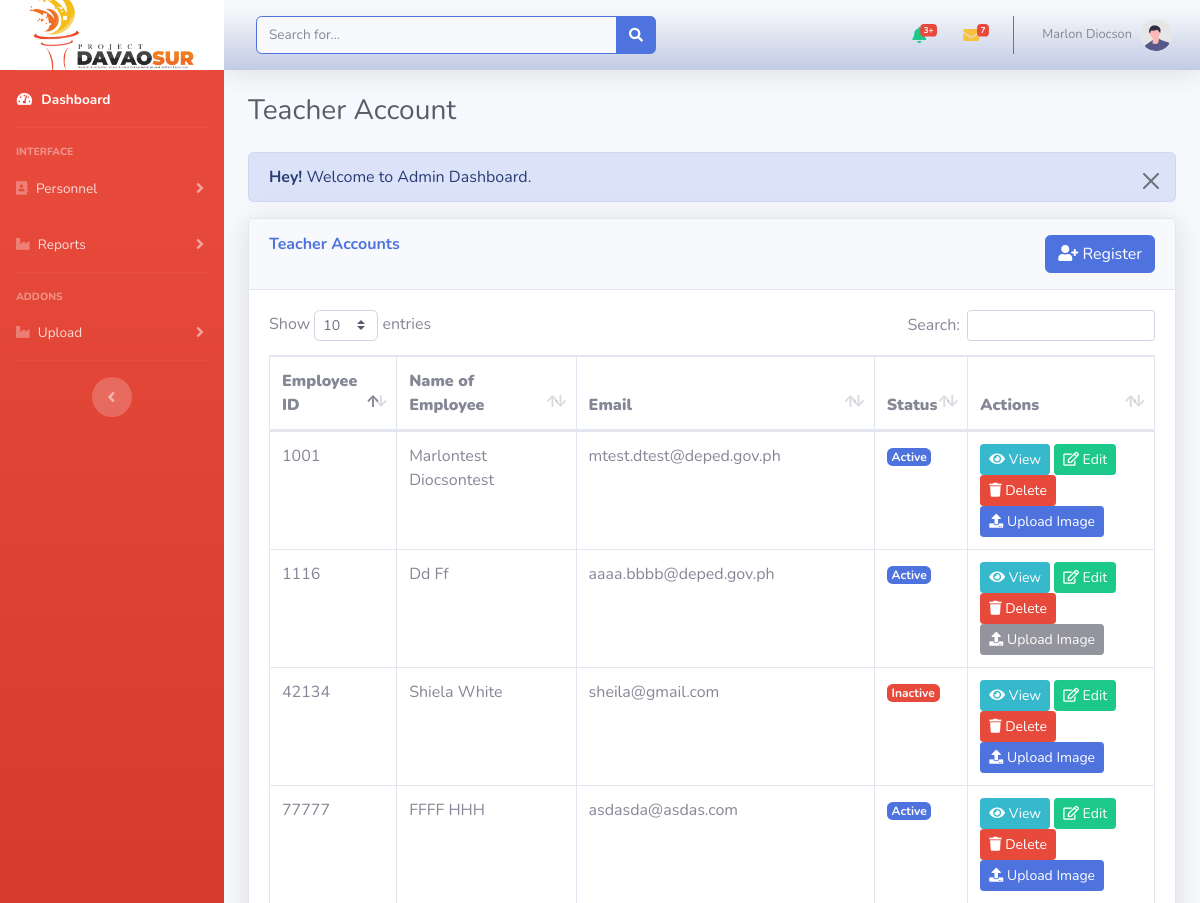
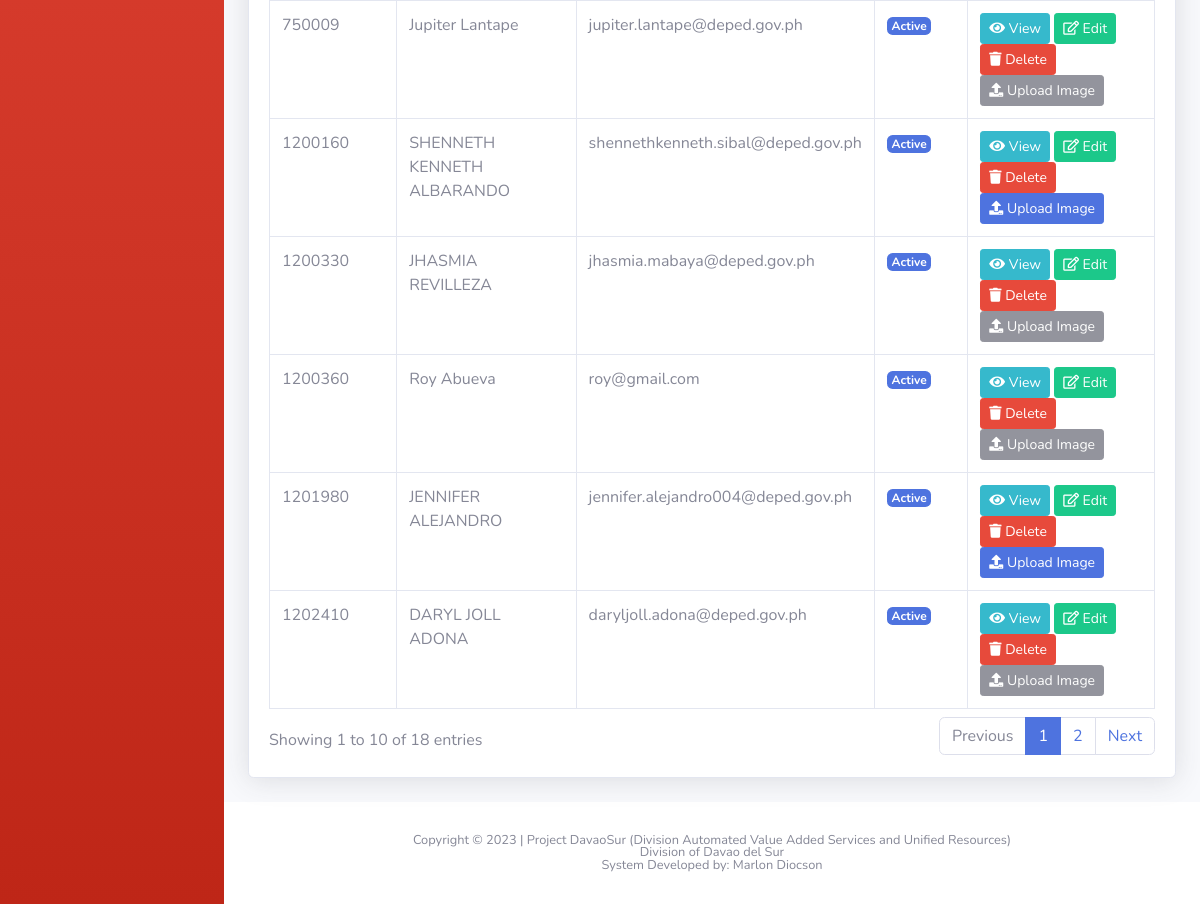
/admin/register_teaching.php (signed in), run on the app's committed database (2 pictures, top to bottom).
### tables this page shows
CREATE TABLE `users` (
  `id` int(50) NOT NULL,
  `emp_no` varchar(50) NOT NULL,
  `fname` varchar(255) NOT NULL,
  `lname` varchar(255) NOT NULL,
  `username` varchar(255) NOT NULL,
  `email` varchar(255) NOT NULL,
  `password` varchar(255) NOT NULL,
  `role_as` tinyint(4) NOT NULL,
  `status` tinyint(4) NOT NULL,
  `created_at` timestamp NOT NULL DEFAULT current_timestamp()
);

### admin/register_teaching.php (the view, shortened to what this page needs)
<?php
    include('authentication.php');
    include('includes/header.php');
    include('includes/navbar.php');
?>
    <div class="container-fluid">
        <div class="d-sm-flex align-items-center justify-content-between mb-4">
            <h1 class="h3 mb-0 text-gray-800">Teacher Account </h1>
        </div>
            <?php include('message.php'); ?>
            <div class="card shadow mb-4">
                <div class="card-header py-3">
                    <h6 class="m-0 font-weight-bold text-primary">Teacher Accounts
                        <button type="button" class="btn btn-primary float-right" data-bs-toggle="modal" data-bs-target="#addadminprofile">
                        <i class="fa fa-user-plus"></i> Register
                        </button>
                    </h6>
                </div>
                <div class="card-body">
                    <div class="table-responsive">
                        <table class="table table-bordered" id="dataTable" width="100%" cellspacing="0">
                            <thead>
                                <tr>
                                    <th><b>Employee ID</b></th>
                                    <th><b>Name of Employee</b></th>
                                    <th><b>Email</b></th>
                                    <th><b>Status</b></th>
                                    <th><b>Actions</b></th>
                                </tr>
                            </thead>
                            <tbody>
                                <?php
                                    $query = "SELECT * FROM users where role_as = '2' ";
                                    $query_run = mysqli_query($con,$query);
                                    if(mysqli_num_rows($query_run) > 0){
                                        foreach($query_run as $row){
                                        ?>
                                            <tr>
                                                <td><?= $row['emp_no'] ?></td>
                                                <td><?= $row['fname']." ".$row['lname'] ?></td>
                                                <td><?= $row['email'] ?></td>
                                                <td>
                                                <?php
                                                    if($row['status']=='1'){
                                                        echo '<span class="badge bg-primary">Active</span>';
                                                    }
                                                    elseif($row['status']=='0'){
                                                        echo '<span class="badge bg-danger text-light">Inactive</span>';
                                                    }
                                                ?>
                                                </td>
                                                <td>
                                                    <a href="edit_teacherProfile.php?emp_no=<?=$row['emp_no'] ?>" class="btn btn-info btn-sm"><i class="fa fa-eye"></i> View</a>
                                                    <button type="button" name="btn_teacherAccount" class="btn btn-success btn-sm editbtn" value="<?=$row['id']?>"><i class="far fa-edit"></i> Edit</button>
                                                    <button type="button" name="btn_user_delete" value="<?=$row['id']?>" class="btn btn-danger btn-sm deleteTeacherAccount" data-toggle="modal" data-target="#confirmModal"><i class="fa fa-trash"></i> Delete</button>
                                                    <?php
                                                        $empno = $row['emp_no'];
                                                        $query = "SELECT * FROM profile_pic WHERE emp_no='$empno' ";
                                                        $query_run = mysqli_query($con,$query);
                                                        if (!$query_run->num_rows > 0) {
                                                    ?>
                                                        <button class="btn btn-primary btn-sm uploadbtn" value="<?=$row['id']?>" data-bs-target="#exampleModalToggle2" data-bs-toggle="modal"><i class="fa fa-upload" aria-hidden="true"></i>   Upload Image</button>
                                                    <?php
                                                        }else{
                                                    ?>
                                                        <button class="btn btn-dark btn-sm uploadbtn" value="<?=$row['id']?>" data-bs-target="#exampleModalToggle2" data-bs-toggle="modal" disabled><i class="fa fa-upload" aria-hidden="true"></i>   Upload Image</button>
                                                    <?php
                                                        }
                                                    ?>
                                                </td>
                                            </tr>
                                        <?php
                                        }
                                    }
                                    else{
                                        ?>
                                            <tr>
                                                <td colspan="6">No Records Found.</td>
                                            </tr>
                                        <?php
                                    }
                                ?>
                            </tbody>
                        </table>
                    </div>
                </div>
            </div>
        </div>
</div>
<?php
    include('includes/footer.php');
?>

### data on the page
users: emp_no "1202410", fname "DARYL JOLL", lname "ADONA", email "daryljoll.adona@deped.gov.ph", status "Active", $row['id'] 21 (drawn)
users: emp_no "1200160", fname "SHENNETH KENNETH", lname "ALBARANDO", email "shennethkenneth.sibal@deped.gov.ph", status "Active", $row['id'] 22 (drawn)
users: emp_no "1201980", fname "JENNIFER", lname "ALEJANDRO", email "jennifer.alejandro004@deped.gov.ph", status "Active", $row['id'] 23 (drawn)
users: emp_no "1200330", fname "JHASMIA", lname "REVILLEZA", email "jhasmia.mabaya@deped.gov.ph", status "Active", $row['id'] 29 (drawn)
users: emp_no "77777", fname "FFFF", lname "HHH", email "asdasda@asdas.com", status "Active", $row['id'] 32 (drawn)
users: emp_no "42134", fname "Shiela", lname "White", email "sheila@gmail.com", status "Inactive", $row['id'] 35 (drawn)
users: emp_no "1200360", fname "Roy", lname "Abueva", email "roy@gmail.com", status "Active", $row['id'] 39 (drawn)
users: emp_no "1001", fname "Marlontest", lname "Diocsontest", email "mtest.dtest@deped.gov.ph", status "Active", $row['id'] 41 (drawn)
users: emp_no "750009", fname "Jupiter", lname "Lantape", email "jupiter.lantape@deped.gov.ph", status "Active", $row['id'] 49 (drawn)
users: emp_no "1116", fname "Dd", lname "Ff", email "aaaa.bbbb@deped.gov.ph", status "Active", $row['id'] 61 (drawn)

### other printed values
$_SESSION['auth_user']['user_name'] "Marlon Diocson"
$_SESSION['message'] "Welcome to Admin Dashboard."
